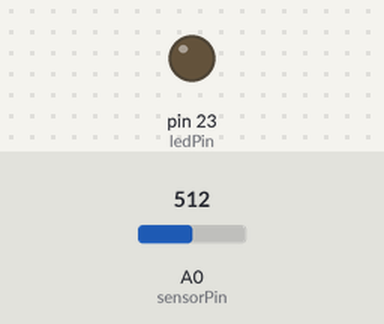
A sketch run on a simulated Arduino Mega 2560, built with avr-gcc and run on an emulated ATmega2560. Shown: output pins drawn as LEDs (lit = HIGH). Inputs (shaded band) come from the test bench; at power-on: A0 (sensorPin) = 512. What the sketch prints to the serial monitor is not drawn.

Above: at 1.2 s.
1.3 s: A0 (sensorPin) set to 523
At 2.5 s:
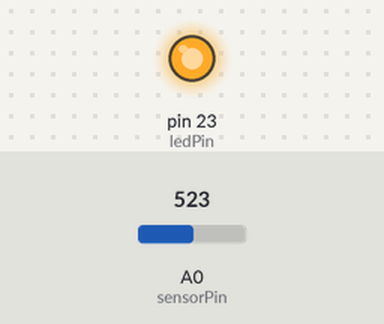
2.8 s: A0 (sensorPin) set to 511
At 3.6 s:
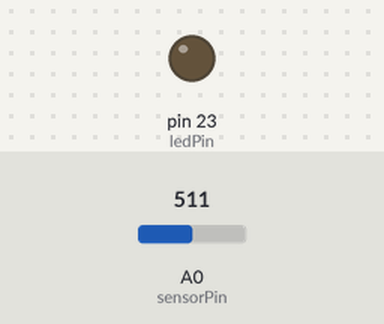
4.3 s: A0 (sensorPin) set to 716
At 4.7 s:
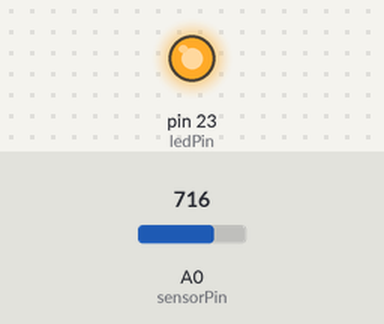
Timing chart, 0 to 7.3 s (numbered marks = the images above; inputs shaded):
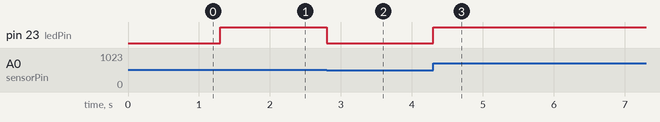

Measured:
- the behaviour switches between 514 and 515 on A0 (sensorPin) (found by bisection; images 0 and 1)
- after the input at 1.3 s, pin 23 (ledPin): LOW → HIGH at once
- after the input at 2.8 s, pin 23 (ledPin): HIGH → LOW at once
- after the input at 4.3 s, pin 23 (ledPin): LOW → HIGH at once

The sketch:

Opdracht_8.ino
```cpp
int sensorPin = A0; // select the input pin for the potentiometer
const int ledPin = 23; // select the pin for the LED
// Pin 13: Arduino has an LED connected on pin 13
// Pin 11: Teensy 2.0 has the LED on pin 11
// Pin 6: Teensy++ 2.0 has the LED on pin 6
// Pin 13: Teensy 3.0 has the LED on pin 13
int sensorValue = 0; // variable to store the value coming from the sensor

void setup() {
  // declare the ledPin as an OUTPUT:
  pinMode(ledPin, OUTPUT);
  Serial.begin(115200); // extra so we can check the analogue value
}

void loop() {
  // read the value from the sensor:
  sensorValue = analogRead(sensorPin);
  Serial.println(sensorValue); // print the analogue value to the serial monitor
  // turn the ledPin on
  analogWrite(ledPin, sensorValue / 1024.0 * 255);
  delay(1);
}
```
